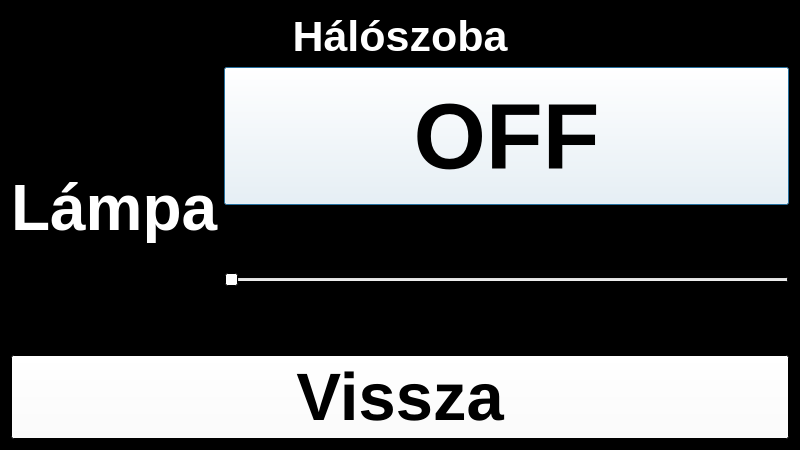
<?xml version="1.0" encoding="UTF-8"?>
<ui version="4.0">
 <class>Smarthome</class>
 <widget class="QDialog" name="Smarthome">
  <property name="enabled">
   <bool>true</bool>
  </property>
  <property name="geometry">
   <rect>
    <x>0</x>
    <y>0</y>
    <width>800</width>
    <height>450</height>
   </rect>
  </property>
  <property name="palette">
   <palette>
    <active>
     <colorrole role="WindowText">
      <brush brushstyle="SolidPattern">
       <color alpha="255">
        <red>255</red>
        <green>255</green>
        <blue>255</blue>
       </color>
      </brush>
     </colorrole>
     <colorrole role="Button">
      <brush brushstyle="SolidPattern">
       <color alpha="255">
        <red>255</red>
        <green>255</green>
        <blue>255</blue>
       </color>
      </brush>
     </colorrole>
     <colorrole role="Midlight">
      <brush brushstyle="SolidPattern">
       <color alpha="255">
        <red>255</red>
        <green>255</green>
        <blue>255</blue>
       </color>
      </brush>
     </colorrole>
     <colorrole role="Dark">
      <brush brushstyle="SolidPattern">
       <color alpha="255">
        <red>255</red>
        <green>255</green>
        <blue>255</blue>
       </color>
      </brush>
     </colorrole>
     <colorrole role="Mid">
      <brush brushstyle="SolidPattern">
       <color alpha="255">
        <red>255</red>
        <green>255</green>
        <blue>255</blue>
       </color>
      </brush>
     </colorrole>
     <colorrole role="Text">
      <brush brushstyle="SolidPattern">
       <color alpha="255">
        <red>0</red>
        <green>0</green>
        <blue>0</blue>
       </color>
      </brush>
     </colorrole>
     <colorrole role="ButtonText">
      <brush brushstyle="SolidPattern">
       <color alpha="255">
        <red>0</red>
        <green>0</green>
        <blue>0</blue>
       </color>
      </brush>
     </colorrole>
     <colorrole role="Base">
      <brush brushstyle="SolidPattern">
       <color alpha="255">
        <red>255</red>
        <green>255</green>
        <blue>255</blue>
       </color>
      </brush>
     </colorrole>
     <colorrole role="Window">
      <brush brushstyle="SolidPattern">
       <color alpha="255">
        <red>0</red>
        <green>0</green>
        <blue>0</blue>
       </color>
      </brush>
     </colorrole>
    </active>
    <inactive>
     <colorrole role="WindowText">
      <brush brushstyle="SolidPattern">
       <color alpha="255">
        <red>255</red>
        <green>255</green>
        <blue>255</blue>
       </color>
      </brush>
     </colorrole>
     <colorrole role="Button">
      <brush brushstyle="SolidPattern">
       <color alpha="255">
        <red>255</red>
        <green>255</green>
        <blue>255</blue>
       </color>
      </brush>
     </colorrole>
     <colorrole role="Midlight">
      <brush brushstyle="SolidPattern">
       <color alpha="255">
        <red>255</red>
        <green>255</green>
        <blue>255</blue>
       </color>
      </brush>
     </colorrole>
     <colorrole role="Dark">
      <brush brushstyle="SolidPattern">
       <color alpha="255">
        <red>255</red>
        <green>255</green>
        <blue>255</blue>
       </color>
      </brush>
     </colorrole>
     <colorrole role="Mid">
      <brush brushstyle="SolidPattern">
       <color alpha="255">
        <red>255</red>
        <green>255</green>
        <blue>255</blue>
       </color>
      </brush>
     </colorrole>
     <colorrole role="Text">
      <brush brushstyle="SolidPattern">
       <color alpha="255">
        <red>0</red>
        <green>0</green>
        <blue>0</blue>
       </color>
      </brush>
     </colorrole>
     <colorrole role="ButtonText">
      <brush brushstyle="SolidPattern">
       <color alpha="255">
        <red>0</red>
        <green>0</green>
        <blue>0</blue>
       </color>
      </brush>
     </colorrole>
     <colorrole role="Base">
      <brush brushstyle="SolidPattern">
       <color alpha="255">
        <red>255</red>
        <green>255</green>
        <blue>255</blue>
       </color>
      </brush>
     </colorrole>
     <colorrole role="Window">
      <brush brushstyle="SolidPattern">
       <color alpha="255">
        <red>0</red>
        <green>0</green>
        <blue>0</blue>
       </color>
      </brush>
     </colorrole>
    </inactive>
    <disabled>
     <colorrole role="WindowText">
      <brush brushstyle="SolidPattern">
       <color alpha="255">
        <red>255</red>
        <green>255</green>
        <blue>255</blue>
       </color>
      </brush>
     </colorrole>
     <colorrole role="Button">
      <brush brushstyle="SolidPattern">
       <color alpha="255">
        <red>255</red>
        <green>255</green>
        <blue>255</blue>
       </color>
      </brush>
     </colorrole>
     <colorrole role="Midlight">
      <brush brushstyle="SolidPattern">
       <color alpha="255">
        <red>255</red>
        <green>255</green>
        <blue>255</blue>
       </color>
      </brush>
     </colorrole>
     <colorrole role="Dark">
      <brush brushstyle="SolidPattern">
       <color alpha="255">
        <red>255</red>
        <green>255</green>
        <blue>255</blue>
       </color>
      </brush>
     </colorrole>
     <colorrole role="Mid">
      <brush brushstyle="SolidPattern">
       <color alpha="255">
        <red>255</red>
        <green>255</green>
        <blue>255</blue>
       </color>
      </brush>
     </colorrole>
     <colorrole role="Text">
      <brush brushstyle="SolidPattern">
       <color alpha="255">
        <red>255</red>
        <green>255</green>
        <blue>255</blue>
       </color>
      </brush>
     </colorrole>
     <colorrole role="ButtonText">
      <brush brushstyle="SolidPattern">
       <color alpha="255">
        <red>255</red>
        <green>255</green>
        <blue>255</blue>
       </color>
      </brush>
     </colorrole>
     <colorrole role="Base">
      <brush brushstyle="SolidPattern">
       <color alpha="255">
        <red>0</red>
        <green>0</green>
        <blue>0</blue>
       </color>
      </brush>
     </colorrole>
     <colorrole role="Window">
      <brush brushstyle="SolidPattern">
       <color alpha="255">
        <red>0</red>
        <green>0</green>
        <blue>0</blue>
       </color>
      </brush>
     </colorrole>
    </disabled>
   </palette>
  </property>
  <property name="cursor">
   <cursorShape>ArrowCursor</cursorShape>
  </property>
  <property name="windowTitle">
   <string>Smart Home</string>
  </property>
  <layout class="QVBoxLayout" name="verticalLayout">
   <item>
    <widget class="QLabel" name="label_2">
     <property name="sizePolicy">
      <sizepolicy hsizetype="Preferred" vsizetype="Maximum">
       <horstretch>0</horstretch>
       <verstretch>0</verstretch>
      </sizepolicy>
     </property>
     <property name="minimumSize">
      <size>
       <width>0</width>
       <height>50</height>
      </size>
     </property>
     <property name="font">
      <font>
       <pointsize>32</pointsize>
       <weight>75</weight>
       <bold>true</bold>
      </font>
     </property>
     <property name="layoutDirection">
      <enum>Qt::LeftToRight</enum>
     </property>
     <property name="text">
      <string>Hálószoba</string>
     </property>
     <property name="alignment">
      <set>Qt::AlignCenter</set>
     </property>
    </widget>
   </item>
   <item>
    <layout class="QHBoxLayout" name="horizontalLayout">
     <item>
      <widget class="QLabel" name="label">
       <property name="minimumSize">
        <size>
         <width>200</width>
         <height>0</height>
        </size>
       </property>
       <property name="font">
        <font>
         <pointsize>48</pointsize>
         <weight>75</weight>
         <bold>true</bold>
        </font>
       </property>
       <property name="text">
        <string>Lámpa</string>
       </property>
      </widget>
     </item>
     <item>
      <layout class="QVBoxLayout" name="verticalLayout_2">
       <item>
        <widget class="QPushButton" name="lampbtn">
         <property name="sizePolicy">
          <sizepolicy hsizetype="Minimum" vsizetype="Preferred">
           <horstretch>0</horstretch>
           <verstretch>0</verstretch>
          </sizepolicy>
         </property>
         <property name="font">
          <font>
           <pointsize>70</pointsize>
           <weight>75</weight>
           <bold>true</bold>
          </font>
         </property>
         <property name="text">
          <string>OFF</string>
         </property>
        </widget>
       </item>
       <item>
        <widget class="QSlider" name="lampSlider">
         <property name="sizePolicy">
          <sizepolicy hsizetype="Expanding" vsizetype="Preferred">
           <horstretch>0</horstretch>
           <verstretch>0</verstretch>
          </sizepolicy>
         </property>
         <property name="maximum">
          <number>4</number>
         </property>
         <property name="pageStep">
          <number>51</number>
         </property>
         <property name="value">
          <number>0</number>
         </property>
         <property name="tracking">
          <bool>false</bool>
         </property>
         <property name="orientation">
          <enum>Qt::Horizontal</enum>
         </property>
         <property name="invertedAppearance">
          <bool>false</bool>
         </property>
         <property name="invertedControls">
          <bool>false</bool>
         </property>
         <property name="tickPosition">
          <enum>QSlider::TicksBothSides</enum>
         </property>
         <property name="tickInterval">
          <number>1</number>
         </property>
        </widget>
       </item>
      </layout>
     </item>
    </layout>
   </item>
   <item>
    <widget class="QPushButton" name="pushButton">
     <property name="font">
      <font>
       <pointsize>50</pointsize>
       <weight>75</weight>
       <bold>true</bold>
      </font>
     </property>
     <property name="text">
      <string>Vissza</string>
     </property>
    </widget>
   </item>
  </layout>
 </widget>
 <resources/>
 <connections/>
</ui>
